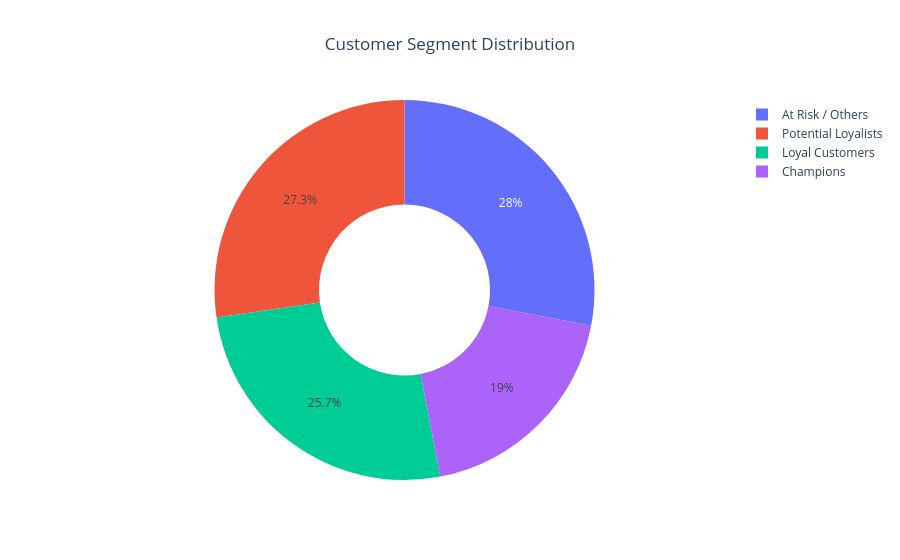

The cell this chart's notebook holds for it:
### Code cell
# 5.6 Customer segment distribution

fig = px.pie(
    segment_summary,
    names="customer_segment",
    values="customers",
    title="Customer Segment Distribution",
    hole=0.45,
    template="plotly_white"
)

fig.update_layout(title_x=0.5)

fig.show()

### Figure 1 — Plotly figure (JSON) as saved in the notebook; plotly's stock layout.template omitted (floating-point values rounded to 4 significant figures)
{"data": [{"domain": {"x": [0, 1], "y": [0, 1]}, "hole": 0.45, "hovertemplate": "customer_segment=%{label}<br>customers=%{value}<extra></extra>", "labels": ["At Risk / Others", "Champions", "Loyal Customers", "Potential Loyalists"], "legendgroup": "", "name": "", "showlegend": true, "type": "pie", "values": [326, 221, 299, 318]}], "layout": {"legend": {"tracegroupgap": 0}, "title": {"text": "Customer Segment Distribution", "x": 0.5}}}
